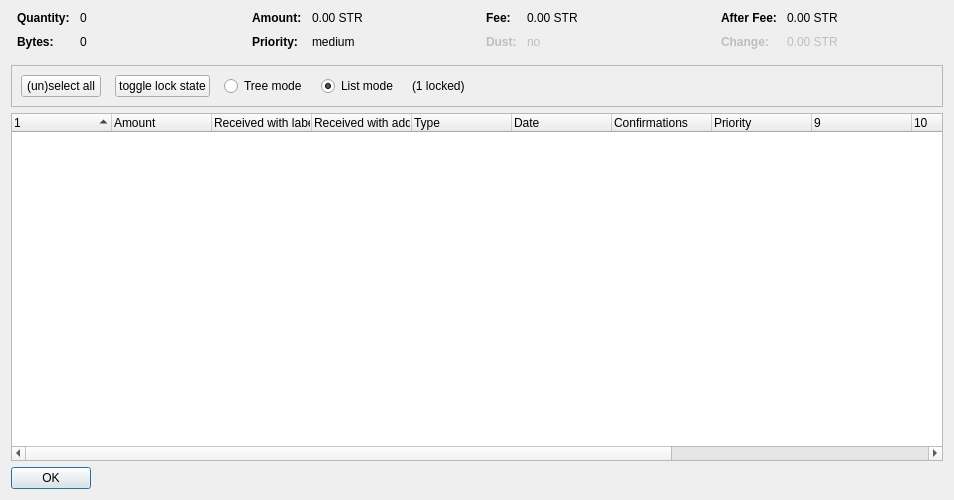
<?xml version="1.0" encoding="UTF-8"?>
<ui version="4.0">
 <class>CoinControlDialog</class>
 <widget class="QDialog" name="CoinControlDialog">
  <property name="geometry">
   <rect>
    <x>0</x>
    <y>0</y>
    <width>954</width>
    <height>500</height>
   </rect>
  </property>
  <property name="windowTitle">
   <string>Coin Selection</string>
  </property>
  <layout class="QVBoxLayout" name="verticalLayout">
   <item>
    <layout class="QHBoxLayout" name="horizontalLayoutTop" stretch="0,0,0,0">
     <property name="topMargin">
      <number>0</number>
     </property>
     <property name="bottomMargin">
      <number>10</number>
     </property>
     <item>
      <layout class="QFormLayout" name="formLayoutCoinControl1">
       <property name="horizontalSpacing">
        <number>10</number>
       </property>
       <property name="verticalSpacing">
        <number>10</number>
       </property>
       <property name="leftMargin">
        <number>6</number>
       </property>
       <property name="rightMargin">
        <number>6</number>
       </property>
       <item row="0" column="0">
        <widget class="QLabel" name="labelCoinControlQuantityText">
         <property name="font">
          <font>
           <weight>75</weight>
           <bold>true</bold>
          </font>
         </property>
         <property name="text">
          <string>Quantity:</string>
         </property>
        </widget>
       </item>
       <item row="0" column="1">
        <widget class="QLabel" name="labelCoinControlQuantity">
         <property name="cursor">
          <cursorShape>IBeamCursor</cursorShape>
         </property>
         <property name="contextMenuPolicy">
          <enum>Qt::ActionsContextMenu</enum>
         </property>
         <property name="text">
          <string notr="true">0</string>
         </property>
         <property name="textInteractionFlags">
          <set>Qt::LinksAccessibleByMouse|Qt::TextSelectableByKeyboard|Qt::TextSelectableByMouse</set>
         </property>
        </widget>
       </item>
       <item row="1" column="0">
        <widget class="QLabel" name="labelCoinControlBytesText">
         <property name="font">
          <font>
           <weight>75</weight>
           <bold>true</bold>
          </font>
         </property>
         <property name="text">
          <string>Bytes:</string>
         </property>
        </widget>
       </item>
       <item row="1" column="1">
        <widget class="QLabel" name="labelCoinControlBytes">
         <property name="cursor">
          <cursorShape>IBeamCursor</cursorShape>
         </property>
         <property name="contextMenuPolicy">
          <enum>Qt::ActionsContextMenu</enum>
         </property>
         <property name="text">
          <string notr="true">0</string>
         </property>
         <property name="textInteractionFlags">
          <set>Qt::LinksAccessibleByMouse|Qt::TextSelectableByKeyboard|Qt::TextSelectableByMouse</set>
         </property>
        </widget>
       </item>
      </layout>
     </item>
     <item>
      <layout class="QFormLayout" name="formLayoutCoinControl2">
       <property name="horizontalSpacing">
        <number>10</number>
       </property>
       <property name="verticalSpacing">
        <number>10</number>
       </property>
       <property name="leftMargin">
        <number>6</number>
       </property>
       <property name="rightMargin">
        <number>6</number>
       </property>
       <item row="0" column="0">
        <widget class="QLabel" name="labelCoinControlAmountText">
         <property name="font">
          <font>
           <weight>75</weight>
           <bold>true</bold>
          </font>
         </property>
         <property name="text">
          <string>Amount:</string>
         </property>
        </widget>
       </item>
       <item row="0" column="1">
        <widget class="QLabel" name="labelCoinControlAmount">
         <property name="cursor">
          <cursorShape>IBeamCursor</cursorShape>
         </property>
         <property name="contextMenuPolicy">
          <enum>Qt::ActionsContextMenu</enum>
         </property>
         <property name="text">
          <string notr="true">0.00 STR</string>
         </property>
         <property name="textInteractionFlags">
          <set>Qt::LinksAccessibleByMouse|Qt::TextSelectableByKeyboard|Qt::TextSelectableByMouse</set>
         </property>
        </widget>
       </item>
       <item row="1" column="0">
        <widget class="QLabel" name="labelCoinControlPriorityText">
         <property name="font">
          <font>
           <weight>75</weight>
           <bold>true</bold>
          </font>
         </property>
         <property name="text">
          <string>Priority:</string>
         </property>
        </widget>
       </item>
       <item row="1" column="1">
        <widget class="QLabel" name="labelCoinControlPriority">
         <property name="cursor">
          <cursorShape>IBeamCursor</cursorShape>
         </property>
         <property name="contextMenuPolicy">
          <enum>Qt::ActionsContextMenu</enum>
         </property>
         <property name="text">
          <string>medium</string>
         </property>
         <property name="textInteractionFlags">
          <set>Qt::LinksAccessibleByMouse|Qt::TextSelectableByKeyboard|Qt::TextSelectableByMouse</set>
         </property>
        </widget>
       </item>
      </layout>
     </item>
     <item>
      <layout class="QFormLayout" name="formLayoutCoinControl3">
       <property name="horizontalSpacing">
        <number>10</number>
       </property>
       <property name="verticalSpacing">
        <number>10</number>
       </property>
       <property name="leftMargin">
        <number>6</number>
       </property>
       <property name="rightMargin">
        <number>6</number>
       </property>
       <item row="0" column="0">
        <widget class="QLabel" name="labelCoinControlFeeText">
         <property name="font">
          <font>
           <weight>75</weight>
           <bold>true</bold>
          </font>
         </property>
         <property name="text">
          <string>Fee:</string>
         </property>
        </widget>
       </item>
       <item row="0" column="1">
        <widget class="QLabel" name="labelCoinControlFee">
         <property name="cursor">
          <cursorShape>IBeamCursor</cursorShape>
         </property>
         <property name="contextMenuPolicy">
          <enum>Qt::ActionsContextMenu</enum>
         </property>
         <property name="text">
          <string notr="true">0.00 STR</string>
         </property>
         <property name="textInteractionFlags">
          <set>Qt::LinksAccessibleByMouse|Qt::TextSelectableByKeyboard|Qt::TextSelectableByMouse</set>
         </property>
        </widget>
       </item>
       <item row="1" column="0">
        <widget class="QLabel" name="labelCoinControlLowOutputText">
         <property name="enabled">
          <bool>false</bool>
         </property>
         <property name="font">
          <font>
           <weight>75</weight>
           <bold>true</bold>
          </font>
         </property>
         <property name="text">
          <string>Dust:</string>
         </property>
        </widget>
       </item>
       <item row="1" column="1">
        <widget class="QLabel" name="labelCoinControlLowOutput">
         <property name="enabled">
          <bool>false</bool>
         </property>
         <property name="cursor">
          <cursorShape>IBeamCursor</cursorShape>
         </property>
         <property name="contextMenuPolicy">
          <enum>Qt::ActionsContextMenu</enum>
         </property>
         <property name="text">
          <string>no</string>
         </property>
         <property name="textInteractionFlags">
          <set>Qt::LinksAccessibleByMouse|Qt::TextSelectableByKeyboard|Qt::TextSelectableByMouse</set>
         </property>
        </widget>
       </item>
      </layout>
     </item>
     <item>
      <layout class="QFormLayout" name="formLayoutCoinControl4">
       <property name="horizontalSpacing">
        <number>10</number>
       </property>
       <property name="verticalSpacing">
        <number>10</number>
       </property>
       <property name="leftMargin">
        <number>6</number>
       </property>
       <property name="rightMargin">
        <number>6</number>
       </property>
       <item row="0" column="0">
        <widget class="QLabel" name="labelCoinControlAfterFeeText">
         <property name="font">
          <font>
           <weight>75</weight>
           <bold>true</bold>
          </font>
         </property>
         <property name="text">
          <string>After Fee:</string>
         </property>
        </widget>
       </item>
       <item row="0" column="1">
        <widget class="QLabel" name="labelCoinControlAfterFee">
         <property name="cursor">
          <cursorShape>IBeamCursor</cursorShape>
         </property>
         <property name="contextMenuPolicy">
          <enum>Qt::ActionsContextMenu</enum>
         </property>
         <property name="text">
          <string notr="true">0.00 STR</string>
         </property>
         <property name="textInteractionFlags">
          <set>Qt::LinksAccessibleByMouse|Qt::TextSelectableByKeyboard|Qt::TextSelectableByMouse</set>
         </property>
        </widget>
       </item>
       <item row="1" column="0">
        <widget class="QLabel" name="labelCoinControlChangeText">
         <property name="enabled">
          <bool>false</bool>
         </property>
         <property name="font">
          <font>
           <weight>75</weight>
           <bold>true</bold>
          </font>
         </property>
         <property name="text">
          <string>Change:</string>
         </property>
        </widget>
       </item>
       <item row="1" column="1">
        <widget class="QLabel" name="labelCoinControlChange">
         <property name="enabled">
          <bool>false</bool>
         </property>
         <property name="cursor">
          <cursorShape>IBeamCursor</cursorShape>
         </property>
         <property name="contextMenuPolicy">
          <enum>Qt::ActionsContextMenu</enum>
         </property>
         <property name="text">
          <string notr="true">0.00 STR</string>
         </property>
         <property name="textInteractionFlags">
          <set>Qt::LinksAccessibleByMouse|Qt::TextSelectableByKeyboard|Qt::TextSelectableByMouse</set>
         </property>
        </widget>
       </item>
      </layout>
     </item>
    </layout>
   </item>
   <item>
    <widget class="QFrame" name="frame">
     <property name="minimumSize">
      <size>
       <width>0</width>
       <height>40</height>
      </size>
     </property>
     <property name="frameShape">
      <enum>QFrame::StyledPanel</enum>
     </property>
     <property name="frameShadow">
      <enum>QFrame::Sunken</enum>
     </property>
     <layout class="QHBoxLayout" name="horizontalLayout">
      <item>
       <layout class="QHBoxLayout" name="horizontalLayoutPanel" stretch="0,0,0,0,0,0">
        <property name="spacing">
         <number>14</number>
        </property>
        <item>
         <widget class="QPushButton" name="pushButtonSelectAll">
          <property name="sizePolicy">
           <sizepolicy hsizetype="Maximum" vsizetype="Fixed">
            <horstretch>0</horstretch>
            <verstretch>0</verstretch>
           </sizepolicy>
          </property>
          <property name="text">
           <string>(un)select all</string>
          </property>
          <property name="autoDefault">
           <bool>false</bool>
          </property>
         </widget>
        </item>
        <item>
         <widget class="QPushButton" name="pushButtonToggleLock">
          <property name="sizePolicy">
           <sizepolicy hsizetype="Maximum" vsizetype="Fixed">
            <horstretch>0</horstretch>
            <verstretch>0</verstretch>
           </sizepolicy>
          </property>
          <property name="text">
           <string>toggle lock state</string>
          </property>
          <property name="autoDefault">
           <bool>false</bool>
          </property>
         </widget>
        </item>
        <item>
         <widget class="QRadioButton" name="radioTreeMode">
          <property name="sizePolicy">
           <sizepolicy hsizetype="Maximum" vsizetype="Fixed">
            <horstretch>0</horstretch>
            <verstretch>0</verstretch>
           </sizepolicy>
          </property>
          <property name="text">
           <string>Tree mode</string>
          </property>
         </widget>
        </item>
        <item>
         <widget class="QRadioButton" name="radioListMode">
          <property name="sizePolicy">
           <sizepolicy hsizetype="Maximum" vsizetype="Fixed">
            <horstretch>0</horstretch>
            <verstretch>0</verstretch>
           </sizepolicy>
          </property>
          <property name="text">
           <string>List mode</string>
          </property>
          <property name="checked">
           <bool>true</bool>
          </property>
         </widget>
        </item>
        <item>
         <widget class="QLabel" name="labelLocked">
          <property name="text">
           <string>(1 locked)</string>
          </property>
         </widget>
        </item>
        <item>
         <spacer name="horizontalSpacer">
          <property name="orientation">
           <enum>Qt::Horizontal</enum>
          </property>
          <property name="sizeHint" stdset="0">
           <size>
            <width>40</width>
            <height>20</height>
           </size>
          </property>
         </spacer>
        </item>
       </layout>
      </item>
     </layout>
    </widget>
   </item>
   <item>
    <widget class="CoinControlTreeWidget" name="treeWidget">
     <property name="contextMenuPolicy">
      <enum>Qt::CustomContextMenu</enum>
     </property>
     <property name="sortingEnabled">
      <bool>false</bool>
     </property>
     <property name="columnCount">
      <number>13</number>
     </property>
     <attribute name="headerShowSortIndicator" stdset="0">
      <bool>true</bool>
     </attribute>
     <attribute name="headerStretchLastSection">
      <bool>false</bool>
     </attribute>
     <column>
      <property name="text">
       <string/>
      </property>
     </column>
     <column>
      <property name="text">
       <string>Amount</string>
      </property>
     </column>
     <column>
      <property name="text">
       <string>Received with label</string>
      </property>
     </column>
     <column>
      <property name="text">
       <string>Received with address</string>
      </property>
     </column>
     <column>
      <property name="text">
	<string>Type</string>
      </property>
     </column>
     <column>
      <property name="text">	 
       <string>Date</string>
      </property>
     </column>
     <column>
      <property name="text">
       <string>Confirmations</string>
      </property>
      <property name="toolTip">
       <string>Confirmed</string>
      </property>
     </column>
     <column>
      <property name="text">
       <string>Priority</string>
      </property>
     </column>
     <column>
      <property name="text">
       <string/>
      </property>
     </column>
     <column>
      <property name="text">
       <string/>
      </property>
     </column>
     <column>
      <property name="text">
       <string/>
      </property>
     </column>
     <column>
      <property name="text">
       <string/>
      </property>
     </column>
     <column>
      <property name="text">
       <string/>
      </property>
     </column>
    </widget>
   </item>
   <item>
    <widget class="QDialogButtonBox" name="buttonBox">
     <property name="sizePolicy">
      <sizepolicy hsizetype="Maximum" vsizetype="Fixed">
       <horstretch>0</horstretch>
       <verstretch>0</verstretch>
      </sizepolicy>
     </property>
     <property name="orientation">
      <enum>Qt::Horizontal</enum>
     </property>
     <property name="standardButtons">
      <set>QDialogButtonBox::Ok</set>
     </property>
    </widget>
   </item>
  </layout>
 </widget>
 <customwidgets>
  <customwidget>
   <class>CoinControlTreeWidget</class>
   <extends>QTreeWidget</extends>
   <header>coincontroltreewidget.h</header>
  </customwidget>
 </customwidgets>
 <resources/>
 <connections/>
</ui>
